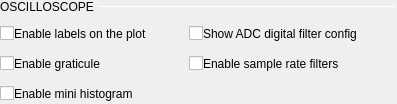
                <widget class="QWidget" name="Oscilloscope_2" native="true">
                 <layout class="QGridLayout" name="gridLayout_2">
                  <property name="leftMargin">
                   <number>0</number>
                  </property>
                  <property name="topMargin">
                   <number>0</number>
                  </property>
                  <property name="rightMargin">
                   <number>0</number>
                  </property>
                  <property name="bottomMargin">
                   <number>0</number>
                  </property>
                  <property name="horizontalSpacing">
                   <number>0</number>
                  </property>
                  <property name="verticalSpacing">
                   <number>10</number>
                  </property>
                  <item row="2" column="0">
                   <layout class="QHBoxLayout" name="horizontalLayout_13">
                    <item>
                     <widget class="QCheckBox" name="oscGraticuleCheckBox">
                      <property name="text">
                       <string/>
                      </property>
                     </widget>
                    </item>
                    <item>
                     <widget class="QLabel" name="label_13">
                      <property name="text">
                       <string>Enable graticule</string>
                      </property>
                     </widget>
                    </item>
                    <item>
                     <spacer name="horizontalSpacer_9">
                      <property name="orientation">
                       <enum>Qt::Horizontal</enum>
                      </property>
                      <property name="sizeHint" stdset="0">
                       <size>
                        <width>40</width>
                        <height>20</height>
                       </size>
                      </property>
                     </spacer>
                    </item>
                   </layout>
                  </item>
                  <item row="2" column="1">
                   <layout class="QHBoxLayout" name="horizontalLayout_17">
                    <item>
                     <widget class="QCheckBox" name="oscFilteringCheckBox"/>
                    </item>
                    <item>
                     <widget class="QLabel" name="label_17">
                      <property name="text">
                       <string>Enable sample rate filters</string>
                      </property>
                     </widget>
                    </item>
                    <item>
                     <spacer name="horizontalSpacer_13">
                      <property name="orientation">
                       <enum>Qt::Horizontal</enum>
                      </property>
                      <property name="sizeHint" stdset="0">
                       <size>
                        <width>40</width>
                        <height>20</height>
                       </size>
                      </property>
                     </spacer>
                    </item>
                   </layout>
                  </item>
                  <item row="4" column="0">
                   <layout class="QHBoxLayout" name="horizontalLayout_19">
                    <item>
                     <widget class="QCheckBox" name="histCheckBox">
                      <property name="text">
                       <string/>
                      </property>
                     </widget>
                    </item>
                    <item>
                     <widget class="QLabel" name="label_18">
                      <property name="text">
                       <string>Enable mini histogram</string>
                      </property>
                     </widget>
                    </item>
                    <item>
                     <spacer name="horizontalSpacer_14">
                      <property name="orientation">
                       <enum>Qt::Horizontal</enum>
                      </property>
                      <property name="sizeHint" stdset="0">
                       <size>
                        <width>40</width>
                        <height>20</height>
                       </size>
                      </property>
                     </spacer>
                    </item>
                   </layout>
                  </item>
                  <item row="5" column="0">
                   <spacer name="verticalSpacer_14">
                    <property name="orientation">
                     <enum>Qt::Vertical</enum>
                    </property>
                    <property name="sizeHint" stdset="0">
                     <size>
                      <width>0</width>
                      <height>0</height>
                     </size>
                    </property>
                   </spacer>
                  </item>
                  <item row="1" column="1">
                   <layout class="QHBoxLayout" name="horizontalLayout_20">
                    <item>
                     <widget class="QCheckBox" name="oscADCFiltersCheckBox"/>
                    </item>
                    <item>
                     <widget class="QLabel" name="label_20">
                      <property name="text">
                       <string>Show ADC digital filter config</string>
                      </property>
                     </widget>
                    </item>
                    <item>
                     <spacer name="horizontalSpacer_16">
                      <property name="orientation">
                       <enum>Qt::Horizontal</enum>
                      </property>
                      <property name="sizeHint" stdset="0">
                       <size>
                        <width>40</width>
                        <height>20</height>
                       </size>
                      </property>
                     </spacer>
                    </item>
                   </layout>
                  </item>
                  <item row="1" column="0">
                   <layout class="QHBoxLayout" name="horizontalLayout">
                    <item>
                     <widget class="QCheckBox" name="oscLabelsCheckBox">
                      <property name="sizePolicy">
                       <sizepolicy hsizetype="Minimum" vsizetype="Fixed">
                        <horstretch>0</horstretch>
                        <verstretch>0</verstretch>
                       </sizepolicy>
                      </property>
                      <property name="styleSheet">
                       <string notr="true"/>
                      </property>
                      <property name="text">
                       <string/>
                      </property>
                     </widget>
                    </item>
                    <item>
                     <widget class="QLabel" name="label_2">
                      <property name="text">
                       <string>Enable labels on the plot </string>
                      </property>
                     </widget>
                    </item>
                    <item>
                     <spacer name="horizontalSpacer">
                      <property name="orientation">
                       <enum>Qt::Horizontal</enum>
                      </property>
                      <property name="sizeHint" stdset="0">
                       <size>
                        <width>40</width>
                        <height>20</height>
                       </size>
                      </property>
                     </spacer>
                    </item>
                   </layout>
                  </item>
                  <item row="0" column="0" colspan="2">
                   <layout class="QHBoxLayout" name="horizontalLayout_8">
                    <property name="spacing">
                     <number>0</number>
                    </property>
                    <property name="topMargin">
                     <number>0</number>
                    </property>
                    <item>
                     <widget class="QLabel" name="label_7">
                      <property name="sizePolicy">
                       <sizepolicy hsizetype="Fixed" vsizetype="Fixed">
                        <horstretch>0</horstretch>
                        <verstretch>0</verstretch>
                       </sizepolicy>
                      </property>
                      <property name="text">
                       <string>OSCILLOSCOPE </string>
                      </property>
                      <property name="subsection_label" stdset="0">
                       <bool>true</bool>
                      </property>
                     </widget>
                    </item>
                    <item>
                     <widget class="Line" name="line_2">
                      <property name="minimumSize">
                       <size>
                        <width>0</width>
                        <height>1</height>
                       </size>
                      </property>
                      <property name="maximumSize">
                       <size>
                        <width>16777215</width>
                        <height>1</height>
                       </size>
                      </property>
                      <property name="orientation">
                       <enum>Qt::Horizontal</enum>
                      </property>
                      <property name="subsection_line" stdset="0">
                       <bool>true</bool>
                      </property>
                     </widget>
                    </item>
                   </layout>
                  </item>
                 </layout>
                </widget>
